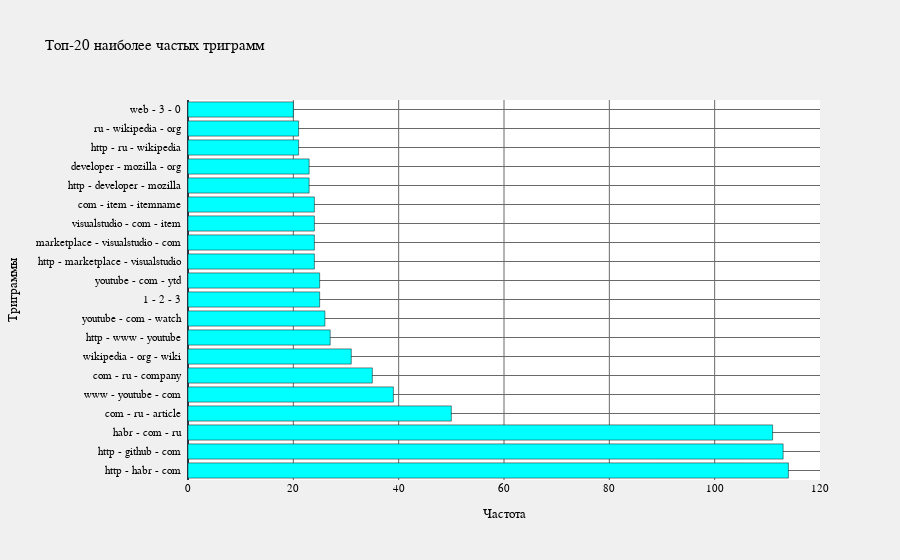

The cell this chart's notebook holds for it:
### Code cell
fig_trigrams = go.Figure(
    go.Bar(x=trigrams_frequencies, y=trigrams, orientation='h', marker_color='cyan')
)
fig_trigrams.update_layout(
    title_text=f'Топ-{n} наиболее частых триграмм',
    xaxis_title='Частота',
    yaxis_title='Триграммы',
    template='plotly_dark',
    plot_bgcolor='rgba(255,255,255,1)',
    paper_bgcolor='rgba(240,240,240,1)',
    font=dict(
        family="Arial, sans-serif",
        size=11,
        color="black"
    )
)

fig_trigrams.update_xaxes(showgrid=True, gridwidth=1, gridcolor='DimGray')
fig_trigrams.update_yaxes(showgrid=True, gridwidth=1, gridcolor='DimGray')

fig_trigrams.show()

### Figure 1 — Plotly figure (JSON) as saved in the notebook; plotly's stock layout.template omitted (floating-point values rounded to 4 significant figures)
{"data": [{"marker": {"color": "cyan"}, "orientation": "h", "x": [114, 113, 111, 50, 39, 35, 31, 27, 26, 25, 25, 24, 24, 24, 24, 23, 23, 21, 21, 20], "y": ["http - habr - com\t\t", "http - github - com\t\t", "habr - com - ru\t\t", "com - ru - article\t\t", "www - youtube - com\t\t", "com - ru - company\t\t", "wikipedia - org - wiki\t\t", "http - www - youtube\t\t", "youtube - com - watch\t\t", "1 - 2 - 3\t\t", "youtube - com - ytd\t\t", "http - marketplace - visualstudio\t\t", "marketplace - visualstudio - com\t\t", "visualstudio - com - item\t\t", "com - item - itemname\t\t", "http - developer - mozilla\t\t", "developer - mozilla - org\t\t", "http - ru - wikipedia\t\t", "ru - wikipedia - org\t\t", "web - 3 - 0\t\t"], "type": "bar"}], "layout": {"title": {"text": "Топ-20 наиболее частых триграмм"}, "font": {"family": "Arial, sans-serif", "size": 11, "color": "black"}, "xaxis": {"title": {"text": "Частота"}, "showgrid": true, "gridwidth": 1, "gridcolor": "DimGray"}, "yaxis": {"title": {"text": "Триграммы"}, "showgrid": true, "gridwidth": 1, "gridcolor": "DimGray"}, "plot_bgcolor": "rgba(255,255,255,1)", "paper_bgcolor": "rgba(240,240,240,1)"}}
